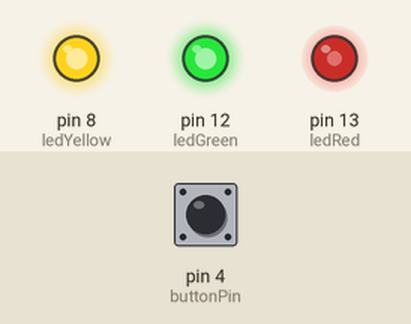
This sketch was run on a simulated Arduino Uno, built with avr-gcc and run on an emulated ATmega328P. Parts: output pins drawn as LEDs (lit = HIGH). The inputs (shaded band) are chosen by the test bench; at power-on: pin 4 (buttonPin) HIGH.

Above: at 1.2 s.
1.3 s: pin 4 (buttonPin) pulled LOW for 0.15 s
At 2.2 s:
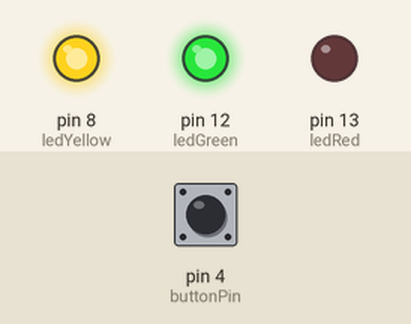
7.4 s: pin 4 (buttonPin) pulled LOW for 3.2 s
At 7.4 s:
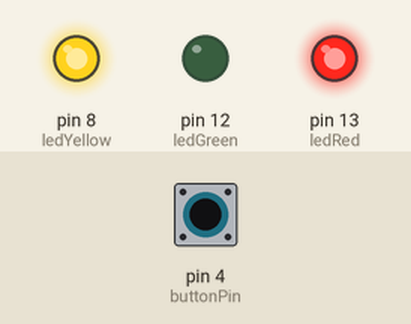
At 13.3 s:
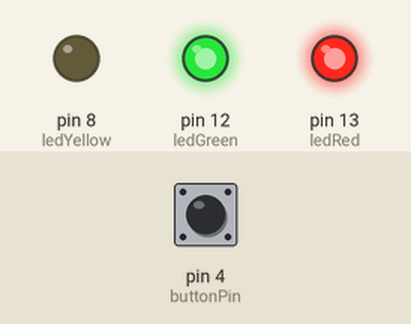
Timing chart, 0 to 18.8 s (numbered marks = the images above; inputs shaded):
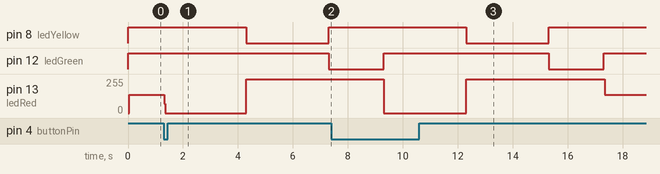

The sketch:

eerste_code.ino
```cpp
// the setup function runs once when you press reset or power the board

const int buttonPin = 4;
int buttonState = 0;

int ledRed = 13;
int ledGreen = 12;
int ledYellow = 8;

void setup() {
  pinMode(ledRed, OUTPUT);
  pinMode(ledGreen, OUTPUT);
  pinMode(ledYellow, OUTPUT);


  pinMode(buttonPin, INPUT);

}
// the loop functions runs over and over again forever
void loop() {
  buttonState = digitalRead(buttonPin);

  if (buttonState == LOW) {
    lichten();
  } else {
    digitalWrite(ledRed, HIGH);
    digitalWrite(ledYellow, HIGH);
    digitalWrite(ledGreen, HIGH);
    digitalWrite(ledRed, LOW);
  }

}

void lichten() {

 digitalWrite(ledRed, LOW);
 delay(3000); // Wait for 3000 milliseconds
 digitalWrite(ledRed, HIGH);
 delay(1); // Wait for 1 milliseconds


 digitalWrite(ledYellow, LOW);
 delay(3000); // Wait for 4000 milliseconds
 digitalWrite(ledYellow, HIGH);
 delay(1); // Wait for 1 milliseconds

 digitalWrite(ledGreen, LOW);
 delay(2000); // Wait for 2000 milliseconds
 digitalWrite(ledGreen, HIGH);
 delay(1); // Wait for 1 milliseconds
}
```

Measured:
- after the input at 1.3 s, pin 8 (ledYellow): HIGH → LOW after 3.0 s, → HIGH 3.0 s later; pin 12 (ledGreen): HIGH → LOW after 6.0 s; pin 13 (ledRed): 136/255 → 0/255 at once, → 255/255 3.0 s later
- after the input at 7.4 s, pin 8 (ledYellow): HIGH → LOW after 4.9 s, → HIGH 3.0 s later; pin 13 (ledRed): 255/255 → 0/255 after 1.9 s, → 255/255 3.0 s later, → 136/255 5.0 s later
